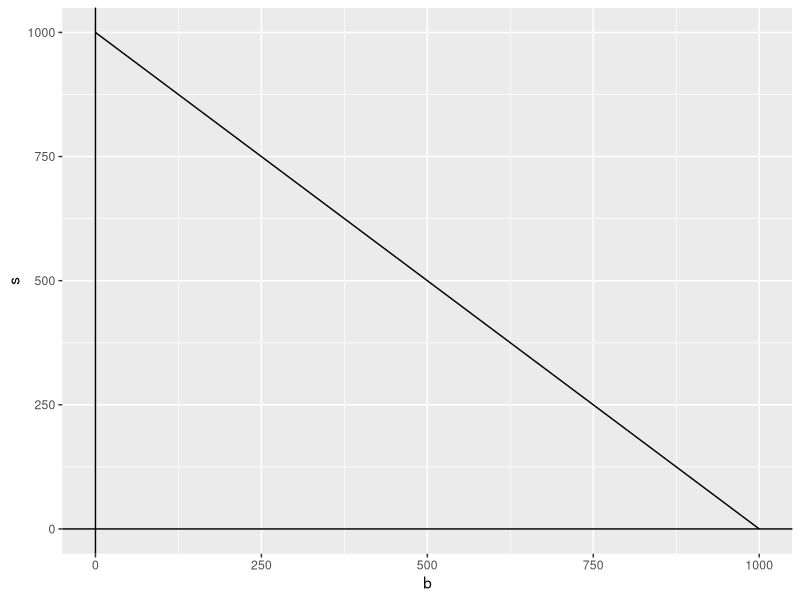

Write the R code that produced this figure.
## ---- chunk 1

library(tidyverse)
library(rmarkdown)
library(knitr)
library(xml2)

knitr::opts_chunk$set(echo = T, 
                      warning = T, 
                      message = F, 
                      eval = T, 
                      include = T
                      )
## ---- chunk 2

b <- 0:1000
s <- 1000 - b

ggplot(data.frame(cbind(b, s)), aes(b, s)) +
  geom_line() +
  geom_vline(xintercept = 0) + #vertical line
  geom_hline(yintercept = 0) #horizontal line
